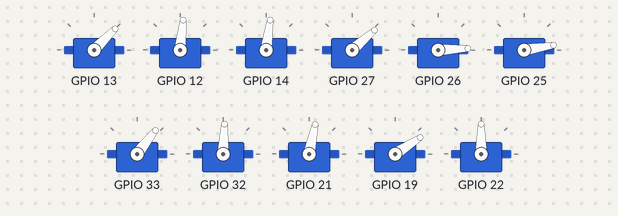
A sketch run on a simulated ESP32. Parts: 11 × servo.

Above: at 0.15 s.
At 4.96 s:
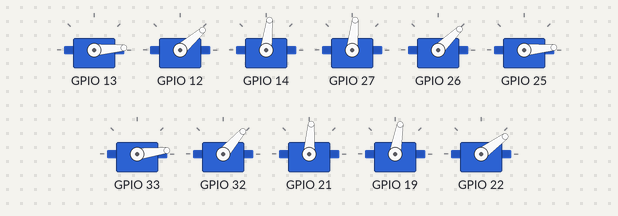
At 9.77 s:
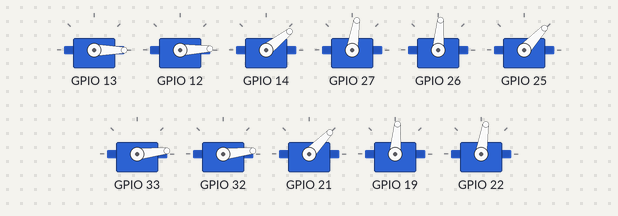
At 19.7 s:
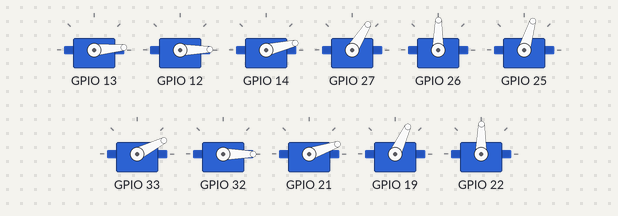
At 29.63 s:
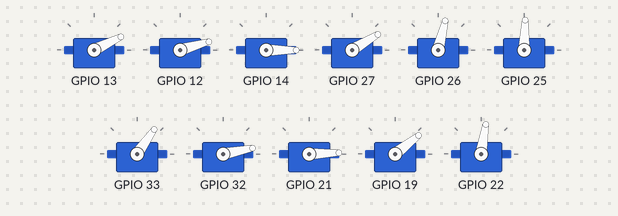
At 39.55 s:
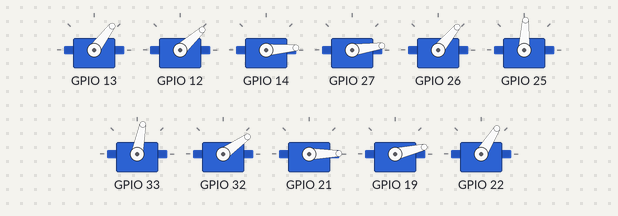
Timing chart, 0 to 40.0 s (numbered marks = the images above):
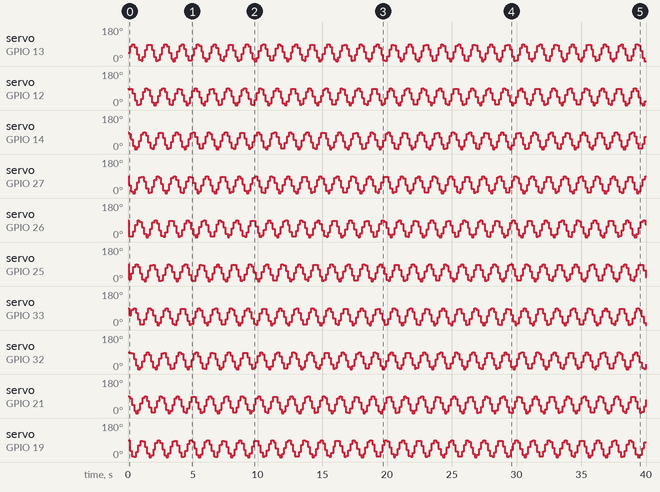

The sketch:

back.ino
```cpp
#include <ESP32Servo.h>
//back
Servo servos[11];  // create servo objects to control the servos
int angles[11] = {45, 45, 45, 45, 45, 45, 45, 45, 45, 45, 45};  // the initial angles for each segment

void setup() {
  servos[0].attach(13);
  servos[1].attach(12);
  servos[2].attach(14);
  servos[3].attach(27);
  servos[4].attach(26);
  servos[5].attach(25);
  servos[6].attach(33);
  servos[7].attach(32);
  servos[8].attach(21);
  servos[9].attach(19);
  servos[10].attach(22);
}

void loop() {
  for (int i = 0; i < 11; i++) {
    int angle = angles[i] + sin(millis() / 200.0 + i) * 45;  // create a wave pattern
    servos[i].write(angle);  // tell servo to go to position in variable 'angle'
    delay(15);  // waits 15ms for the servo to reach the position
  }
}
```

Measured:
- by itself, servo on GPIO 13: 45° → 78° at 0.17 s, → 89° 0.18 s later, → 72° 0.15 s later, → 37° 0.18 s later, … (240 changes in this stretch)
- by itself, servo on GPIO 12: 90° → 84° at 0.02 s, → 87° 0.18 s later, → 63° 0.15 s later, → 26° 0.18 s later, … (240 changes in this stretch)
- by itself, servo on GPIO 14: 90° → 82° at 0.05 s, → 52° 0.15 s later, → 17° 0.18 s later, → 0° 0.15 s later, … (241 changes in this stretch)
- by itself, servo on GPIO 27: 90° → 41° at 0.05 s, → 9° 0.17 s later, → 0° 0.17 s later, → 20° 0.18 s later, … (240 changes in this stretch)
- by itself, servo on GPIO 26: 90° → 3° at 0.08 s, → 30° 0.33 s later, → 66° 0.15 s later, → 88° 0.18 s later, … (240 changes in this stretch)
- by itself, servo on GPIO 25: 90° → 9° at 0.08 s, → 41° 0.18 s later, → 75° 0.15 s later, → 89° 0.18 s later, … (240 changes in this stretch)
- by itself, servo on GPIO 33: 90° → 52° at 0.11 s, → 82° 0.15 s later, → 88° 0.18 s later, → 66° 0.15 s later, … (241 changes in this stretch)
- by itself, servo on GPIO 32: 90° → 87° at 0.11 s, → 84° 0.18 s later, → 55° 0.15 s later, → 20° 0.17 s later, … (239 changes in this stretch)
